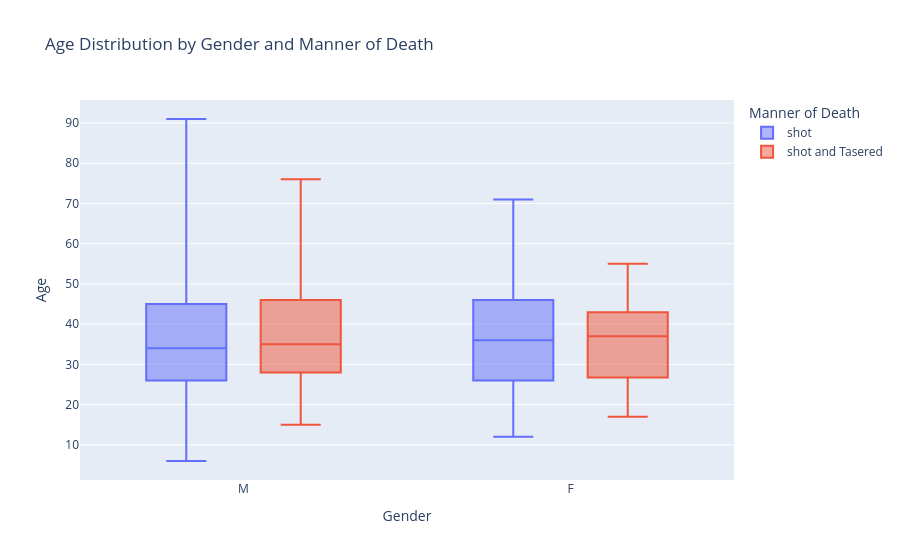

Notebook code cell kept with this figure:
### Markdown cell above
# Create a Box Plot Showing the Age and Manner of Death

Break out the data by gender using `df_fatalities`. Is there a difference between men and women in the manner of death?

### Code cell
fig=px.box(
    df_fatalities,
    x='gender',
    y='age',
    color='manner_of_death',
    points=False,
    title='Age Distribution by Gender and Manner of Death',
    labels={'gender':'Gender', 'age':'Age', 'manner_of_death':'Manner of Death' }
)
fig.show()

### Figure 1 — Plotly figure (JSON) as saved in the notebook; plotly's stock layout.template omitted (floating-point values rounded to 4 significant figures; data arrays with more than 128 entries replaced by an {"elided": "..."} marker saying what was removed)
{"data": [{"alignmentgroup": "True", "boxpoints": false, "hovertemplate": "Manner of Death=shot<br>Gender=%{x}<br>Age=%{y}<extra></extra>", "legendgroup": "shot", "marker": {"color": "#636efa"}, "name": "shot", "notched": false, "offsetgroup": "shot", "orientation": "v", "showlegend": true, "type": "box", "x": {"elided": "2363 str values"}, "x0": " ", "xaxis": "x", "y": {"elided": "2363 float values"}, "y0": " ", "yaxis": "y"}, {"alignmentgroup": "True", "boxpoints": false, "hovertemplate": "Manner of Death=shot and Tasered<br>Gender=%{x}<br>Age=%{y}<extra></extra>", "legendgroup": "shot and Tasered", "marker": {"color": "#EF553B"}, "name": "shot and Tasered", "notched": false, "offsetgroup": "shot and Tasered", "orientation": "v", "showlegend": true, "type": "box", "x": {"elided": "172 str values"}, "x0": " ", "xaxis": "x", "y": {"elided": "172 float values"}, "y0": " ", "yaxis": "y"}], "layout": {"autosize": true, "boxmode": "group", "legend": {"title": {"text": "Manner of Death"}, "tracegroupgap": 0}, "title": {"text": "Age Distribution by Gender and Manner of Death"}, "xaxis": {"anchor": "y", "autorange": true, "domain": [0, 1], "range": [-0.5, 1.5], "title": {"text": "Gender"}, "type": "category"}, "yaxis": {"anchor": "x", "autorange": true, "domain": [0, 1], "range": [1.278, 95.72], "title": {"text": "Age"}, "type": "linear"}}}
